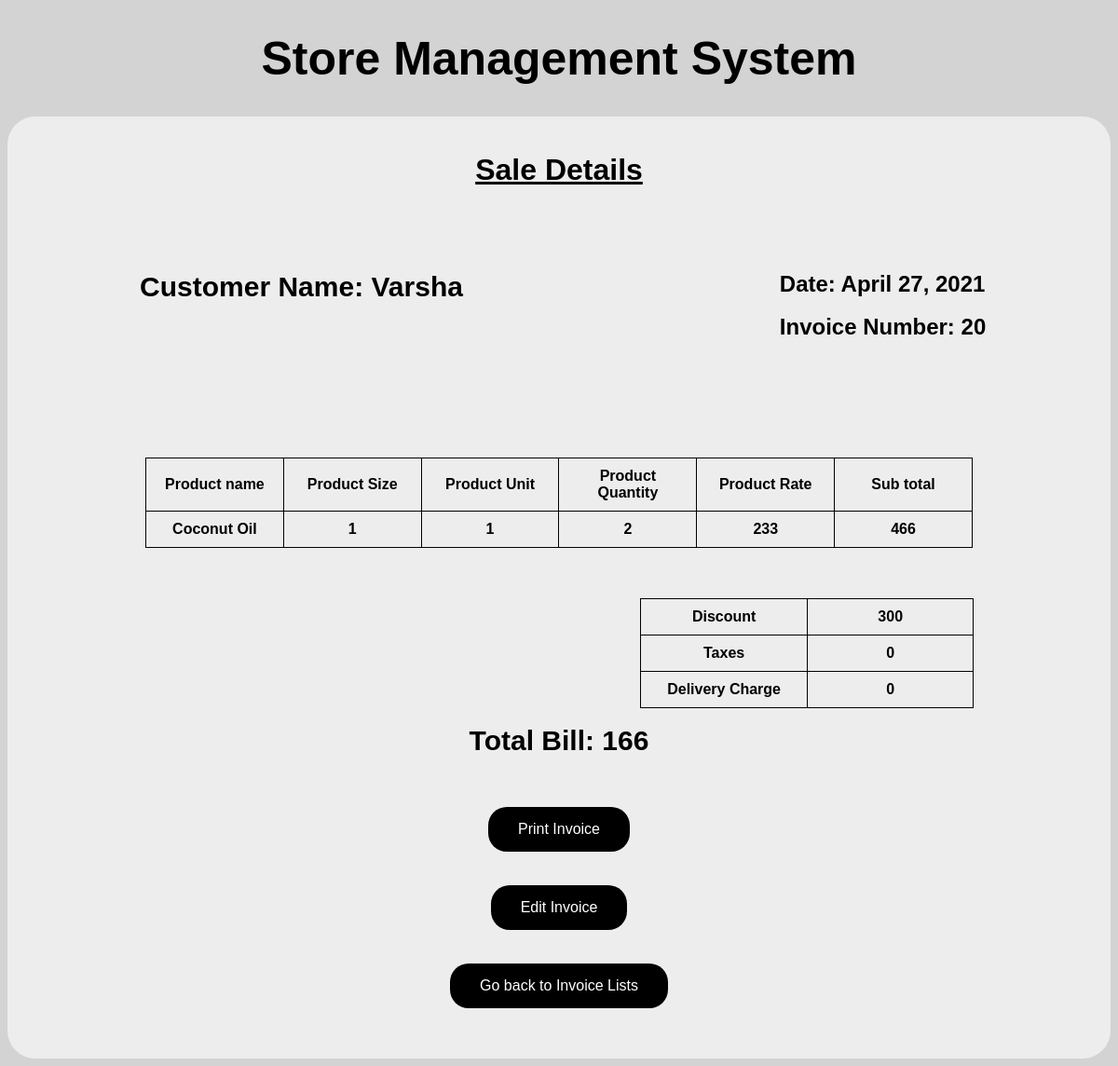
The app's page /invoice/20 with its own data.
### storedb/models.py (models this page shows, shortened)
class Invoice(models.Model):
    cust_name = models.CharField(max_length=30)
    date = models.DateField()
    inv_no = models.CharField(max_length=15)
    prod_name = models.CharField(max_length=30)
    prod_size = models.CharField(max_length=30)
    prod_unit = models.CharField(max_length=10)
    prod_quant = models.IntegerField()
    prod_rate = models.IntegerField()
    total = models.IntegerField()
    discount = models.IntegerField(default=0)
    taxes = models.IntegerField(default=0)
    delivery = models.IntegerField(default=0)

### storedb/views.py (the view)
# urls.py: path('invoice/<inv_no>', views.inv_details, name='inv_details'),
def inv_details(request, inv_no):
    inv = Invoice.objects.all().filter(inv_no=inv_no)
    inv_cust_name = inv[0].cust_name
    inv_date = inv[0].date
    inv_total = inv[0].total
    inv_no = inv[0].inv_no
    total = 0
    discount = inv[0].discount
    tax = inv[0].taxes
    delivery = inv[0].delivery
    for i in inv:
        total = i.total + total
    final_total = total-discount+tax+delivery
    context = {'inv': inv, 'inv_cust_name': inv_cust_name,
               'inv_date': inv_date, 'inv_total': inv_total,
               'inv_no': inv_no, 'total': final_total, 'discount':discount,
               'tax':tax, 'delivery':delivery}
    return render(request, 'inv_details.html', context)

### storedb/templates/inv_details.html (shortened to what this page needs)
{% extends "base.html" %}
{% block content %}
<h1><u><center>Sale Details</center> </u> </h1><br>
<div class="cname">
<label style="font-size:30px">Customer Name: {{inv_cust_name}}</label>
</div>
<div class="date">
    <label style="font-size:24px">Date: {{inv_date}}</label><br><br>
    <label style="font-size:24px">Invoice Number: {{inv_no}}</label><br><br>
</div>
<center>
<div class="content">
    <table>
        <tr>
            <td>Product name</td>
            <td>Product Size</td>
            <td>Product Unit</td>
            <td>Product Quantity</td>
            <td>Product Rate</td>
            <td>Sub total</td>
        </tr>
        {% for i in inv %}
        <tr>
            <td>{{i.prod_name}}</td>
            <td>{{i.prod_size}}</td>
            <td>{{i.prod_unit}}</td>
            <td>{{i.prod_quant}}</td>
            <td>{{i.prod_rate}}</td>
            <td>{{i.total}}</td>
        </tr>
        {% endfor %}
    </table><br><br><br>
<div class="table5">
    <table class="table4">
        <tr>
            <td>Discount</td>
            <td>{{discount}}</td>
        </tr>
        <tr>
            <td>Taxes</td>
            <td>{{tax}}</td>
        </tr>
        <tr>
            <td>Delivery Charge</td>
            <td>{{delivery}}</td>
        </tr>
    </table><br></div>
    <label style="font-size:30px">Total Bill: {{ total }}</label><br><br><br><br>
    <form action="./printinv/{{inv_no}}" method="post">
    <button type="submit">Print Invoice</button>
    </form>
    <br><br>
    <form action="{{inv_no}}/edit_inv" method="post">
    <button type="submit">Edit Invoice</button>
    </form><br><br>
    <form action="./toinvlists" method="post">
        <button type="submit">Go back to Invoice Lists</button>
    </form>
    <br><br><br>
</div>
</center>
{% endblock content %}

### storedb/templates/base.html (style rules this page uses)
html { background: #D3D3D3 ; font-family: Verdana, sans-serif; }
table, th, td { table-layout: fixed; border: 1px solid black; border-collapse: collapse; width: 70%; text-align: center; padding: 10px; }
button { background-color:black; border: medium; border-color: black; color: white; padding: 15px 32px; text-align: center; border-radius: 20px; font-size: 16px; }

### storedb/templates/inv_details.html (style rules this page uses)
table, th, td { border: 1px solid black; border-collapse: collapse; width: 75%; text-align: center; padding: 10px; }
.cname { width: 30%; float: left; height:200px; padding-left: 12%; padding-top: 50px;  }
.date { width: 30%; float:right; padding-top: 50px;  }
.content { padding-top: 250px; }
.table4 { width:55%; }
.table4 td { width:30%; }
.table5 { padding-left:45%; }

### records on screen
Invoice: cust_name "Varsha", date "April 27, 2021", inv_no "20", prod_name "Coconut Oil", prod_size "1", prod_unit "1", prod_quant "2", prod_rate "233", total "466"

### other values on screen
{{ discount }} "300"
{{ tax }} "0"
{{ delivery }} "0"
{{ total }} "166"
